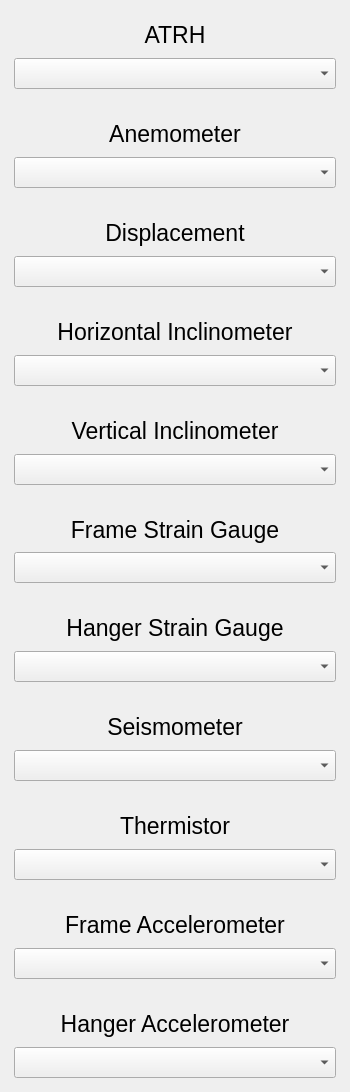
                  <widget class="QWidget" name="scrollAreaWidget_Sensor_history">
                   <property name="geometry">
                    <rect>
                     <x>0</x>
                     <y>0</y>
                     <width>350</width>
                     <height>1092</height>
                    </rect>
                   </property>
                   <layout class="QVBoxLayout" name="verticalLayout_25">
                    <property name="leftMargin">
                     <number>5</number>
                    </property>
                    <property name="topMargin">
                     <number>5</number>
                    </property>
                    <property name="rightMargin">
                     <number>5</number>
                    </property>
                    <property name="bottomMargin">
                     <number>5</number>
                    </property>
                    <item>
                     <widget class="QWidget" name="widget_ATRH_history" native="true">
                      <property name="maximumSize">
                       <size>
                        <width>16777215</width>
                        <height>100</height>
                       </size>
                      </property>
                      <layout class="QVBoxLayout" name="verticalLayout_26">
                       <property name="spacing">
                        <number>2</number>
                       </property>
                       <item>
                        <widget class="QLabel" name="label_ATRH_history">
                         <property name="font">
                          <font>
                           <pointsize>17</pointsize>
                           <weight>50</weight>
                           <bold>false</bold>
                          </font>
                         </property>
                         <property name="autoFillBackground">
                          <bool>false</bool>
                         </property>
                         <property name="text">
                          <string>ATRH</string>
                         </property>
                         <property name="alignment">
                          <set>Qt::AlignCenter</set>
                         </property>
                        </widget>
                       </item>
                       <item>
                        <widget class="QComboBox" name="comboBox_ATRH_history">
                         <property name="font">
                          <font>
                           <pointsize>14</pointsize>
                           <weight>50</weight>
                           <bold>false</bold>
                          </font>
                         </property>
                        </widget>
                       </item>
                      </layout>
                     </widget>
                    </item>
                    <item>
                     <widget class="QWidget" name="widget_Anemometer_history" native="true">
                      <property name="maximumSize">
                       <size>
                        <width>16777215</width>
                        <height>100</height>
                       </size>
                      </property>
                      <layout class="QVBoxLayout" name="verticalLayout_27">
                       <property name="spacing">
                        <number>2</number>
                       </property>
                       <item>
                        <widget class="QLabel" name="label_Anemometer_history">
                         <property name="font">
                          <font>
                           <pointsize>17</pointsize>
                           <weight>50</weight>
                           <bold>false</bold>
                          </font>
                         </property>
                         <property name="autoFillBackground">
                          <bool>false</bool>
                         </property>
                         <property name="text">
                          <string>Anemometer</string>
                         </property>
                         <property name="alignment">
                          <set>Qt::AlignCenter</set>
                         </property>
                        </widget>
                       </item>
                       <item>
                        <widget class="QComboBox" name="comboBox_Anemometer_history">
                         <property name="font">
                          <font>
                           <pointsize>14</pointsize>
                           <weight>50</weight>
                           <bold>false</bold>
                          </font>
                         </property>
                        </widget>
                       </item>
                      </layout>
                     </widget>
                    </item>
                    <item>
                     <widget class="QWidget" name="widget_Displacement_history" native="true">
                      <property name="maximumSize">
                       <size>
                        <width>16777215</width>
                        <height>100</height>
                       </size>
                      </property>
                      <layout class="QVBoxLayout" name="verticalLayout_28">
                       <property name="spacing">
                        <number>2</number>
                       </property>
                       <item>
                        <widget class="QLabel" name="label_Displacement_history">
                         <property name="font">
                          <font>
                           <pointsize>17</pointsize>
                           <weight>50</weight>
                           <bold>false</bold>
                          </font>
                         </property>
                         <property name="autoFillBackground">
                          <bool>false</bool>
                         </property>
                         <property name="text">
                          <string>Displacement</string>
                         </property>
                         <property name="alignment">
                          <set>Qt::AlignCenter</set>
                         </property>
                        </widget>
                       </item>
                       <item>
                        <widget class="QComboBox" name="comboBox_Displacement_history">
                         <property name="font">
                          <font>
                           <pointsize>14</pointsize>
                           <weight>50</weight>
                           <bold>false</bold>
                          </font>
                         </property>
                        </widget>
                       </item>
                      </layout>
                     </widget>
                    </item>
                    <item>
                     <widget class="QWidget" name="widget_HInclinometer_history" native="true">
                      <property name="maximumSize">
                       <size>
                        <width>16777215</width>
                        <height>100</height>
                       </size>
                      </property>
                      <layout class="QVBoxLayout" name="verticalLayout_29">
                       <property name="spacing">
                        <number>2</number>
                       </property>
                       <item>
                        <widget class="QLabel" name="label_HIinclinometer_history">
                         <property name="font">
                          <font>
                           <pointsize>17</pointsize>
                           <weight>50</weight>
                           <bold>false</bold>
                          </font>
                         </property>
                         <property name="autoFillBackground">
                          <bool>false</bool>
                         </property>
                         <property name="text">
                          <string>Horizontal Inclinometer</string>
                         </property>
                         <property name="alignment">
                          <set>Qt::AlignCenter</set>
                         </property>
                        </widget>
                       </item>
                       <item>
                        <widget class="QComboBox" name="comboBox_Hinclinometer_history">
                         <property name="font">
                          <font>
                           <pointsize>14</pointsize>
                           <weight>50</weight>
                           <bold>false</bold>
                          </font>
                         </property>
                        </widget>
                       </item>
                      </layout>
                     </widget>
                    </item>
                    <item>
                     <widget class="QWidget" name="widget_VInclinometer_history" native="true">
                      <property name="maximumSize">
                       <size>
                        <width>16777215</width>
                        <height>100</height>
                       </size>
                      </property>
                      <layout class="QVBoxLayout" name="verticalLayout_30">
                       <property name="spacing">
                        <number>2</number>
                       </property>
                       <item>
                        <widget class="QLabel" name="label_VInclinometer_history">
                         <property name="font">
                          <font>
                           <pointsize>17</pointsize>
                           <weight>50</weight>
                           <bold>false</bold>
                          </font>
                         </property>
                         <property name="autoFillBackground">
                          <bool>false</bool>
                         </property>
                         <property name="text">
                          <string>Vertical Inclinometer</string>
                         </property>
                         <property name="alignment">
                          <set>Qt::AlignCenter</set>
                         </property>
                        </widget>
                       </item>
                       <item>
                        <widget class="QComboBox" name="comboBox_VInclinometer_history">
                         <property name="font">
                          <font>
                           <pointsize>14</pointsize>
                           <weight>50</weight>
                           <bold>false</bold>
                          </font>
                         </property>
                        </widget>
                       </item>
                      </layout>
                     </widget>
                    </item>
                    <item>
                     <widget class="QWidget" name="widget_FSG_history" native="true">
                      <property name="maximumSize">
                       <size>
                        <width>16777215</width>
                        <height>100</height>
                       </size>
                      </property>
                      <layout class="QVBoxLayout" name="verticalLayout_31">
                       <property name="spacing">
                        <number>2</number>
                       </property>
                       <item>
                        <widget class="QLabel" name="label_FSG_history">
                         <property name="font">
                          <font>
                           <pointsize>17</pointsize>
                           <weight>50</weight>
                           <bold>false</bold>
                          </font>
                         </property>
                         <property name="autoFillBackground">
                          <bool>false</bool>
                         </property>
                         <property name="text">
                          <string>Frame Strain Gauge</string>
                         </property>
                         <property name="alignment">
                          <set>Qt::AlignCenter</set>
                         </property>
                        </widget>
                       </item>
                       <item>
                        <widget class="QComboBox" name="comboBox_FSG_history">
                         <property name="font">
                          <font>
                           <pointsize>14</pointsize>
                           <weight>50</weight>
                           <bold>false</bold>
                          </font>
                         </property>
                        </widget>
                       </item>
                      </layout>
                     </widget>
                    </item>
                    <item>
                     <widget class="QWidget" name="widget_HSG_history" native="true">
                      <property name="maximumSize">
                       <size>
                        <width>16777215</width>
                        <height>100</height>
                       </size>
                      </property>
                      <layout class="QVBoxLayout" name="verticalLayout_32">
                       <property name="spacing">
                        <number>2</number>
                       </property>
                       <item>
                        <widget class="QLabel" name="label_HSG_history">
                         <property name="font">
                          <font>
                           <pointsize>17</pointsize>
                           <weight>50</weight>
                           <bold>false</bold>
                          </font>
                         </property>
                         <property name="autoFillBackground">
                          <bool>false</bool>
                         </property>
                         <property name="text">
                          <string>Hanger Strain Gauge</string>
                         </property>
                         <property name="alignment">
                          <set>Qt::AlignCenter</set>
                         </property>
                        </widget>
                       </item>
                       <item>
                        <widget class="QComboBox" name="comboBox_HSG_history">
                         <property name="font">
                          <font>
                           <pointsize>14</pointsize>
                           <weight>50</weight>
                           <bold>false</bold>
                          </font>
                         </property>
                        </widget>
                       </item>
                      </layout>
                     </widget>
                    </item>
                    <item>
                     <widget class="QWidget" name="widget_Seismometer_history" native="true">
                      <property name="maximumSize">
                       <size>
                        <width>16777215</width>
                        <height>100</height>
                       </size>
                      </property>
                      <layout class="QVBoxLayout" name="verticalLayout_33">
                       <property name="spacing">
                        <number>2</number>
                       </property>
                       <item>
                        <widget class="QLabel" name="label_Seismometer_history">
                         <property name="font">
                          <font>
                           <pointsize>17</pointsize>
                           <weight>50</weight>
                           <bold>false</bold>
                          </font>
                         </property>
                         <property name="autoFillBackground">
                          <bool>false</bool>
                         </property>
                         <property name="text">
                          <string>Seismometer</string>
                         </property>
                         <property name="alignment">
                          <set>Qt::AlignCenter</set>
                         </property>
                        </widget>
                       </item>
                       <item>
                        <widget class="QComboBox" name="comboBox_Seismometer_history">
                         <property name="font">
                          <font>
                           <pointsize>14</pointsize>
                           <weight>50</weight>
                           <bold>false</bold>
                          </font>
                         </property>
                        </widget>
                       </item>
                      </layout>
                     </widget>
                    </item>
                    <item>
                     <widget class="QWidget" name="widget_Thermistor_history" native="true">
                      <property name="maximumSize">
                       <size>
                        <width>16777215</width>
                        <height>100</height>
                       </size>
                      </property>
                      <layout class="QVBoxLayout" name="verticalLayout_34">
                       <property name="spacing">
                        <number>2</number>
                       </property>
                       <item>
                        <widget class="QLabel" name="label_Thermistor_history">
                         <property name="font">
                          <font>
                           <pointsize>17</pointsize>
                           <weight>50</weight>
                           <bold>false</bold>
                          </font>
                         </property>
                         <property name="autoFillBackground">
                          <bool>false</bool>
                         </property>
                         <property name="text">
                          <string>Thermistor</string>
                         </property>
                         <property name="alignment">
                          <set>Qt::AlignCenter</set>
                         </property>
                        </widget>
                       </item>
                       <item>
                        <widget class="QComboBox" name="comboBox_Thermistor_history">
                         <property name="font">
                          <font>
                           <pointsize>14</pointsize>
                           <weight>50</weight>
                           <bold>false</bold>
                          </font>
                         </property>
                        </widget>
                       </item>
                      </layout>
                     </widget>
                    </item>
                    <item>
                     <widget class="QWidget" name="widget_Frame_Accelerometer_history" native="true">
                      <property name="maximumSize">
                       <size>
                        <width>16777215</width>
                        <height>100</height>
                       </size>
                      </property>
                      <layout class="QVBoxLayout" name="verticalLayout_76">
                       <property name="spacing">
                        <number>2</number>
                       </property>
                       <item>
                        <widget class="QLabel" name="label_Frame_Accelerometer_history">
                         <property name="font">
                          <font>
                           <pointsize>17</pointsize>
                           <weight>50</weight>
                           <bold>false</bold>
                          </font>
                         </property>
                         <property name="autoFillBackground">
                          <bool>false</bool>
                         </property>
                         <property name="text">
                          <string>Frame Accelerometer</string>
                         </property>
                         <property name="alignment">
                          <set>Qt::AlignCenter</set>
                         </property>
                        </widget>
                       </item>
                       <item>
                        <widget class="QComboBox" name="comboBox_Frame_Accelerometer_history">
                         <property name="font">
                          <font>
                           <pointsize>14</pointsize>
                           <weight>50</weight>
                           <bold>false</bold>
                          </font>
                         </property>
                        </widget>
                       </item>
                      </layout>
                     </widget>
                    </item>
                    <item>
                     <widget class="QWidget" name="widget_Hanger_Accelerometer_history" native="true">
                      <property name="maximumSize">
                       <size>
                        <width>16777215</width>
                        <height>100</height>
                       </size>
                      </property>
                      <layout class="QVBoxLayout" name="verticalLayout_68">
                       <property name="spacing">
                        <number>2</number>
                       </property>
                       <item>
                        <widget class="QLabel" name="label_Hanger_Accelerometer_history">
                         <property name="font">
                          <font>
                           <pointsize>17</pointsize>
                           <weight>50</weight>
                           <bold>false</bold>
                          </font>
                         </property>
                         <property name="autoFillBackground">
                          <bool>false</bool>
                         </property>
                         <property name="text">
                          <string>Hanger Accelerometer</string>
                         </property>
                         <property name="alignment">
                          <set>Qt::AlignCenter</set>
                         </property>
                        </widget>
                       </item>
                       <item>
                        <widget class="QComboBox" name="comboBox_Hanger_Accelerometer_history">
                         <property name="font">
                          <font>
                           <pointsize>14</pointsize>
                           <weight>50</weight>
                           <bold>false</bold>
                          </font>
                         </property>
                        </widget>
                       </item>
                      </layout>
                     </widget>
                    </item>
                   </layout>
                  </widget>
